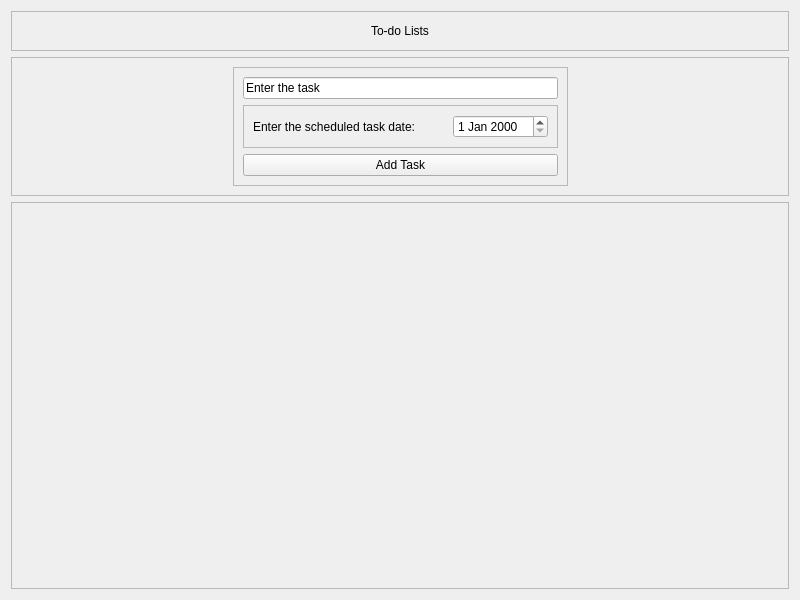
<?xml version="1.0" encoding="UTF-8"?>
<ui version="4.0">
 <class>ToDo</class>
 <widget class="QWidget" name="ToDo">
  <property name="geometry">
   <rect>
    <x>0</x>
    <y>0</y>
    <width>800</width>
    <height>600</height>
   </rect>
  </property>
  <property name="windowTitle">
   <string>ToDo</string>
  </property>
  <layout class="QVBoxLayout" name="verticalLayout">
   <item>
    <widget class="QFrame" name="TitleBarFrame">
     <property name="frameShape">
      <enum>QFrame::StyledPanel</enum>
     </property>
     <property name="frameShadow">
      <enum>QFrame::Raised</enum>
     </property>
     <layout class="QHBoxLayout" name="horizontalLayout">
      <item>
       <spacer name="horizontalSpacer">
        <property name="orientation">
         <enum>Qt::Horizontal</enum>
        </property>
        <property name="sizeHint" stdset="0">
         <size>
          <width>331</width>
          <height>20</height>
         </size>
        </property>
       </spacer>
      </item>
      <item>
       <widget class="QLabel" name="label">
        <property name="text">
         <string>To-do Lists</string>
        </property>
       </widget>
      </item>
      <item>
       <spacer name="horizontalSpacer_2">
        <property name="orientation">
         <enum>Qt::Horizontal</enum>
        </property>
        <property name="sizeHint" stdset="0">
         <size>
          <width>331</width>
          <height>20</height>
         </size>
        </property>
       </spacer>
      </item>
     </layout>
    </widget>
   </item>
   <item>
    <widget class="QFrame" name="ContentsFrame">
     <property name="frameShape">
      <enum>QFrame::StyledPanel</enum>
     </property>
     <property name="frameShadow">
      <enum>QFrame::Raised</enum>
     </property>
     <layout class="QHBoxLayout" name="horizontalLayout_3">
      <item>
       <spacer name="horizontalSpacer_4">
        <property name="orientation">
         <enum>Qt::Horizontal</enum>
        </property>
        <property name="sizeHint" stdset="0">
         <size>
          <width>169</width>
          <height>20</height>
         </size>
        </property>
       </spacer>
      </item>
      <item>
       <widget class="QFrame" name="AddTaskFrame">
        <property name="frameShape">
         <enum>QFrame::StyledPanel</enum>
        </property>
        <property name="frameShadow">
         <enum>QFrame::Raised</enum>
        </property>
        <layout class="QVBoxLayout" name="verticalLayout_2">
         <item>
          <widget class="QLineEdit" name="AddTaskLine">
           <property name="text">
            <string>Enter the task</string>
           </property>
          </widget>
         </item>
         <item>
          <widget class="QFrame" name="AddDateFrame">
           <property name="frameShape">
            <enum>QFrame::StyledPanel</enum>
           </property>
           <property name="frameShadow">
            <enum>QFrame::Raised</enum>
           </property>
           <layout class="QHBoxLayout" name="horizontalLayout_2">
            <item>
             <widget class="QLabel" name="AddDateLabel">
              <property name="text">
               <string>Enter the scheduled task date:</string>
              </property>
             </widget>
            </item>
            <item>
             <spacer name="horizontalSpacer_3">
              <property name="orientation">
               <enum>Qt::Horizontal</enum>
              </property>
              <property name="sizeHint" stdset="0">
               <size>
                <width>32</width>
                <height>20</height>
               </size>
              </property>
             </spacer>
            </item>
            <item>
             <widget class="QDateEdit" name="AddDate"/>
            </item>
           </layout>
          </widget>
         </item>
         <item>
          <widget class="QPushButton" name="AddButton">
           <property name="text">
            <string>Add Task</string>
           </property>
          </widget>
         </item>
        </layout>
       </widget>
      </item>
      <item>
       <spacer name="horizontalSpacer_5">
        <property name="orientation">
         <enum>Qt::Horizontal</enum>
        </property>
        <property name="sizeHint" stdset="0">
         <size>
          <width>169</width>
          <height>20</height>
         </size>
        </property>
       </spacer>
      </item>
     </layout>
    </widget>
   </item>
   <item>
    <widget class="QScrollArea" name="ScrollArea">
     <property name="widgetResizable">
      <bool>true</bool>
     </property>
     <widget class="QWidget" name="ScrollAreaWidgetContents">
      <property name="geometry">
       <rect>
        <x>0</x>
        <y>0</y>
        <width>776</width>
        <height>351</height>
       </rect>
      </property>
      <layout class="QVBoxLayout" name="verticalLayout_3">
       <item>
        <spacer name="verticalSpacer">
         <property name="orientation">
          <enum>Qt::Vertical</enum>
         </property>
         <property name="sizeHint" stdset="0">
          <size>
           <width>20</width>
           <height>323</height>
          </size>
         </property>
        </spacer>
       </item>
      </layout>
     </widget>
    </widget>
   </item>
  </layout>
 </widget>
 <resources/>
 <connections/>
</ui>
